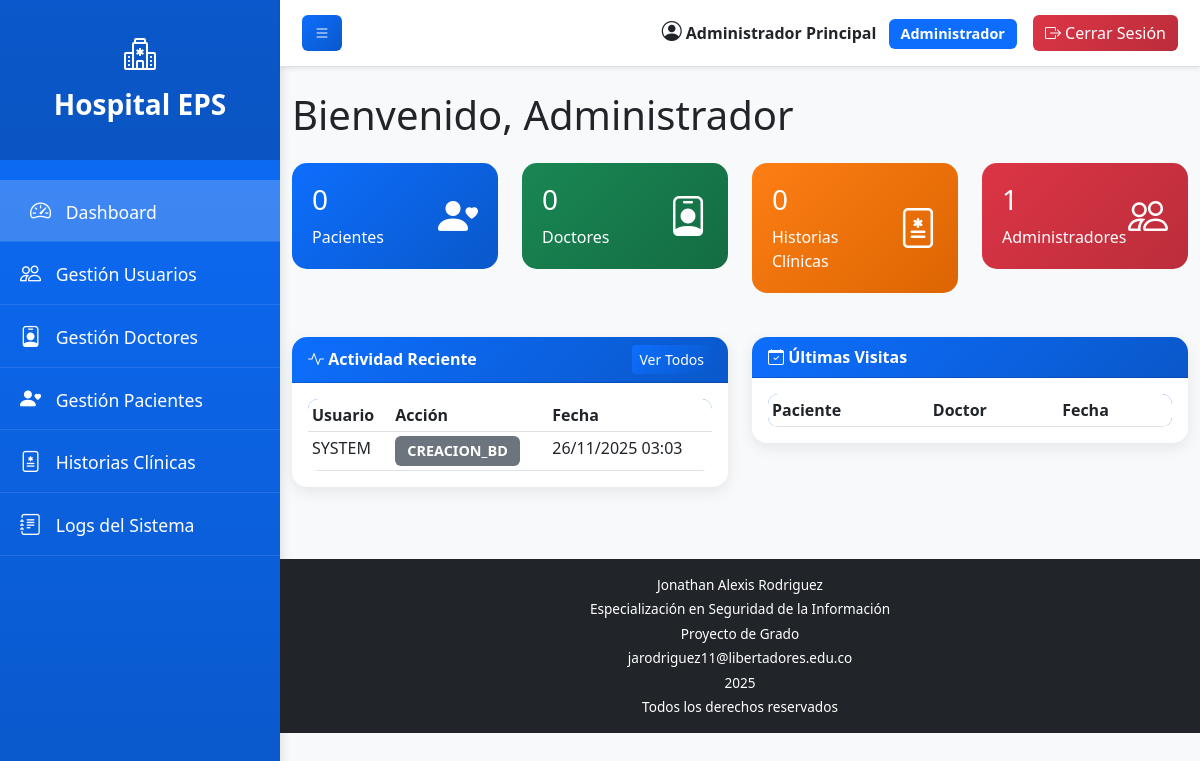
/dashboard.php (signed in), run on the app's committed database.
### tables this page shows
CREATE TABLE IF NOT EXISTS logs (
    id INT AUTO_INCREMENT PRIMARY KEY,
    usuario VARCHAR(50),
    accion VARCHAR(100) NOT NULL,
    descripcion TEXT,
    tabla_afectada VARCHAR(50),
    registro_id INT,
    ip_address VARCHAR(45),
    fecha TIMESTAMP DEFAULT CURRENT_TIMESTAMP,
    INDEX idx_usuario (usuario),
    INDEX idx_fecha (fecha),
    INDEX idx_accion (accion)
);

### config/helpers.php (called while the page is built, shortened)
<?php
function safe_html($value, $default = '') {
    return htmlspecialchars((string)$value, ENT_QUOTES, 'UTF-8');
}
?>

### pages/admin/dashboard_content.php (the view, shortened to what this page needs)
<?php
require_once 'config/helpers.php';
$database = new Database();
$db = $database->getConnection();
$query = "SELECT COUNT(*) as total FROM pacientes";
$stmt = $db->prepare($query);
$stmt->execute();
$total_pacientes = $stmt->fetch(PDO::FETCH_ASSOC)['total'];
$query = "SELECT COUNT(*) as total FROM doctores";
$stmt = $db->prepare($query);
$stmt->execute();
$total_doctores = $stmt->fetch(PDO::FETCH_ASSOC)['total'];
$query = "SELECT COUNT(*) as total FROM historias_clinicas";
$stmt = $db->prepare($query);
$stmt->execute();
$total_historias = $stmt->fetch(PDO::FETCH_ASSOC)['total'];
$query = "SELECT COUNT(*) as total FROM administradores";
$stmt = $db->prepare($query);
$stmt->execute();
$total_admins = $stmt->fetch(PDO::FETCH_ASSOC)['total'];
?>
<div class="row">
    <div class="col-md-3 mb-4">
        <div class="stat-card blue">
            <div class="d-flex justify-content-between align-items-center">
                <div>
                    <h3><?php echo $total_pacientes; ?></h3>
                    <p class="mb-0">Pacientes</p>
                </div>
                <i class="bi bi-person-heart fs-1"></i>
            </div>
        </div>
    </div>
    <div class="col-md-3 mb-4">
        <div class="stat-card green">
            <div class="d-flex justify-content-between align-items-center">
                <div>
                    <h3><?php echo $total_doctores; ?></h3>
                    <p class="mb-0">Doctores</p>
                </div>
                <i class="bi bi-person-badge fs-1"></i>
            </div>
        </div>
    </div>
    <div class="col-md-3 mb-4">
        <div class="stat-card orange">
            <div class="d-flex justify-content-between align-items-center">
                <div>
                    <h3><?php echo $total_historias; ?></h3>
                    <p class="mb-0">Historias Clínicas</p>
                </div>
                <i class="bi bi-file-medical fs-1"></i>
            </div>
        </div>
    </div>
    <div class="col-md-3 mb-4">
        <div class="stat-card red">
            <div class="d-flex justify-content-between align-items-center">
                <div>
                    <h3><?php echo $total_admins; ?></h3>
                    <p class="mb-0">Administradores</p>
                </div>
                <i class="bi bi-people fs-1"></i>
            </div>
        </div>
    </div>
</div>
<div class="row">
    <div class="col-md-6 mb-4">
        <div class="card">
            <div class="card-header d-flex justify-content-between align-items-center">
                <span><i class="bi bi-activity"></i> Actividad Reciente</span>
                <a href="pages/admin/logs.php" class="btn btn-sm btn-primary">Ver Todos</a>
            </div>
            <div class="card-body">
                <?php
                $query = "SELECT * FROM logs ORDER BY fecha DESC";
                $stmt = $db->prepare($query);
                $stmt->execute();
                ?>
                <div class="table-responsive">
                    <table id="tablaActividadReciente" class="table table-hover table-sm">
                        <thead>
                            <tr>
                                <th>Usuario</th>
                                <th>Acción</th>
                                <th>Fecha</th>
                            </tr>
                        </thead>
                        <tbody>
                            <?php while($row = $stmt->fetch(PDO::FETCH_ASSOC)): ?>
                            <tr>
                                <td><?php echo safe_html($row['usuario'] ?? 'N/A'); ?></td>
                                <td>
                                    <?php
                                    $badge_class = 'bg-secondary';
                                    ?>
                                    <span class="badge <?php echo $badge_class; ?>"><?php echo safe_html($row['accion'] ?? ''); ?></span>
                                </td>
                                <td><?php echo date('d/m/Y H:i', strtotime($row['fecha'])); ?></td>
                            </tr>
                            <?php endwhile; ?>
                        </tbody>
                    </table>
                </div>
            </div>
        </div>
    </div>
    <div class="col-md-6 mb-4">
        <div class="card">
            <div class="card-header">
                <i class="bi bi-calendar-check"></i> Últimas Visitas
            </div>
            <div class="card-body">
                <div class="table-responsive">
                    <table id="tablaUltimasVisitas" class="table table-hover table-sm">
                        <thead>
                            <tr>
                                <th>Paciente</th>
                                <th>Doctor</th>
                                <th>Fecha</th>
                            </tr>
                        </thead>
                    </table>
                </div>
            </div>
        </div>
    </div>
</div>

### assets/css/dashboard.css (style rules this page uses)
body { font-family: 'Segoe UI', Tahoma, Geneva, Verdana, sans-serif; background-color: #f8f9fa; }
.card { border: none; border-radius: 15px; box-shadow: 0 5px 15px rgba(0,0,0,0.08); transition: transform 0.3s, box-shadow 0.3s; }
.card-header { background: linear-gradient(135deg, #0d6efd, #0a58ca); color: white; border-radius: 15px 15px 0 0 !important; font-weight: bold; }
.table-responsive { border-radius: 10px; overflow: hidden; }
.table { margin-bottom: 0; }
.table thead { background: linear-gradient(135deg, #0d6efd, #0a58ca); color: white; }
.btn-primary { background: linear-gradient(135deg, #0d6efd, #0a58ca); border: none; }
.badge { padding: 8px 12px; font-size: 0.9em; }
.stat-card { background: linear-gradient(135deg, #667eea 0%, #764ba2 100%); color: white; padding: 20px; border-radius: 15px; margin-bottom: 20px; }
.stat-card.blue { background: linear-gradient(135deg, #0d6efd 0%, #0a58ca 100%); }
.stat-card.green { background: linear-gradient(135deg, #198754 0%, #146c43 100%); }
.stat-card.orange { background: linear-gradient(135deg, #fd7e14 0%, #dc6502 100%); }
.stat-card.red { background: linear-gradient(135deg, #dc3545 0%, #bb2d3b 100%); }

### data on the page
logs: usuario "SYSTEM", accion "CREACION_BD", fecha "26/11/2025 03:03"

### other printed values
$nombres "Administrador"
$apellidos "Principal"
$rol "Administrador"
$total_pacientes "0"
$total_doctores "0"
$total_historias "0"
$total_admins "1"
